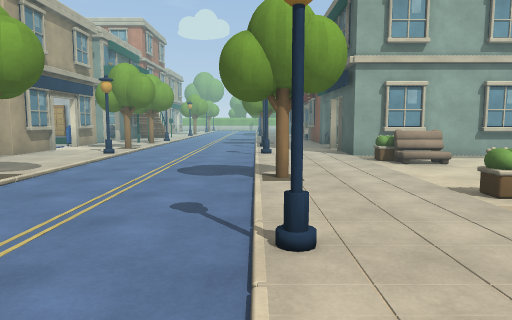
[1] (above)

24 first-person views from a walk through a Unity game level. The camera is 1.5 m above the floor, tilts 6° down and sees 70° across. Doors are open. The floor is counted in squares, 2 m on a side. Each view is taken from the middle of a square. On the plan, view 1 faces up. The plan holds only what a view shows up to about 11 squares ahead; the rest is blank. The place goes on beyond the plan. The player character is not drawn. Some surface patterns are stand-ins.

[2]
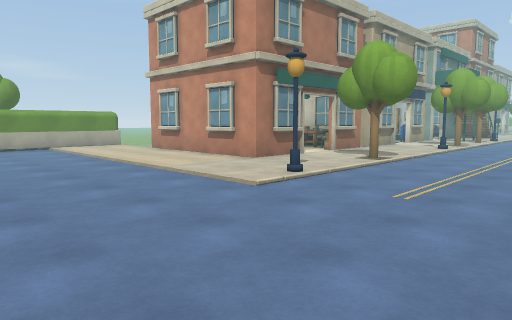

[3]
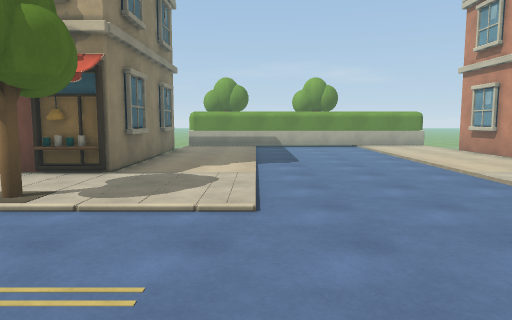

[4]
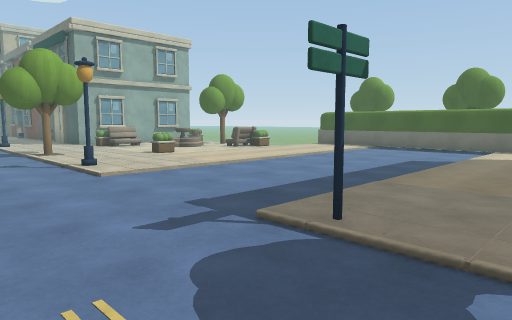

[5]
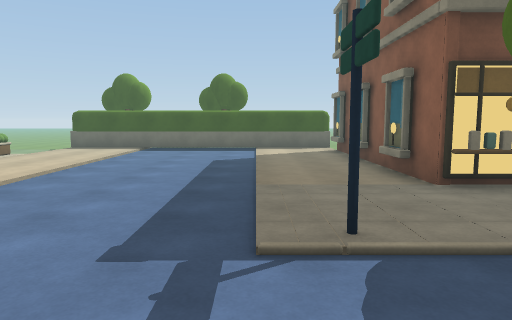

[6]
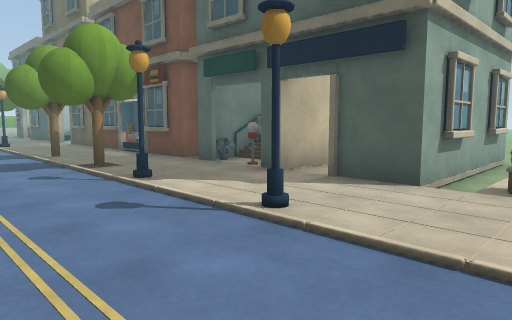

[7]
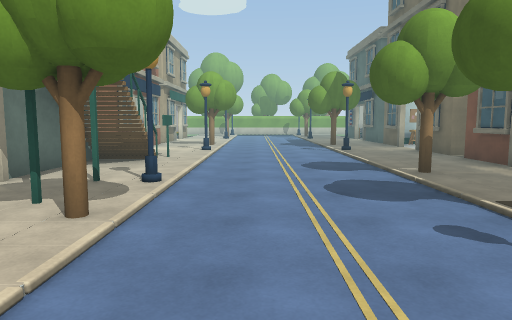

[8]
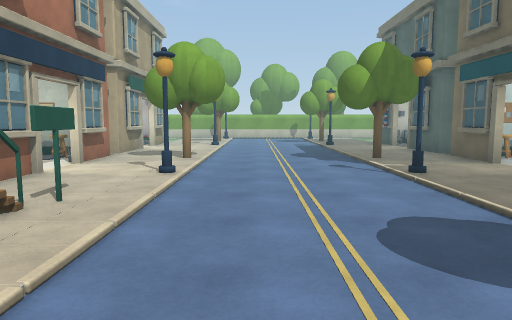

[9]
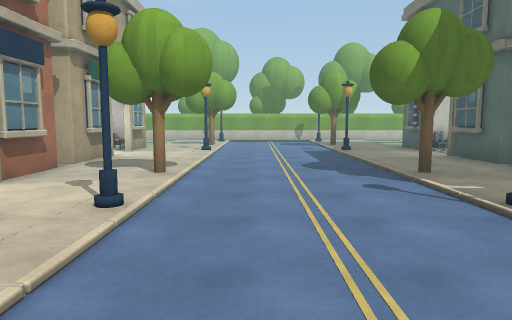

[10]
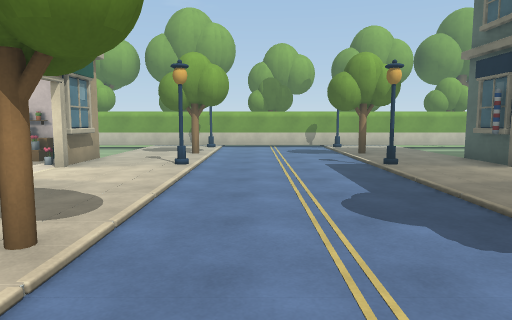

[11]
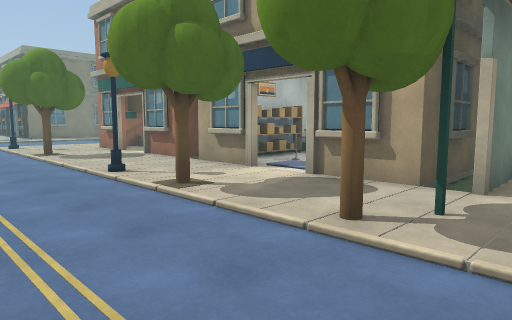

[12]
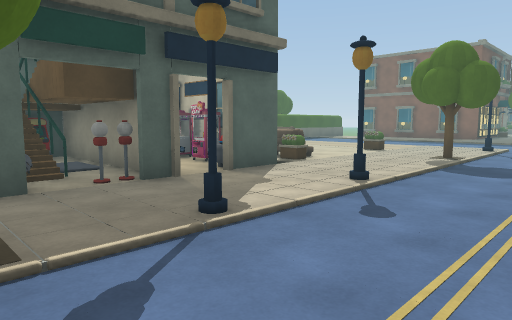

[13]
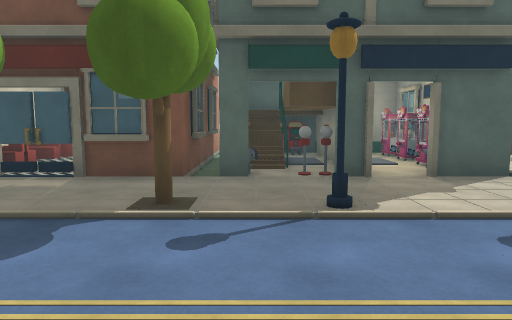

[14]
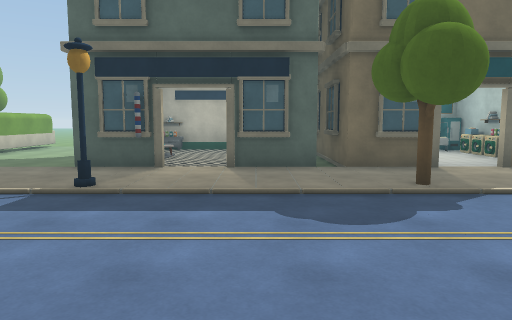

[15]
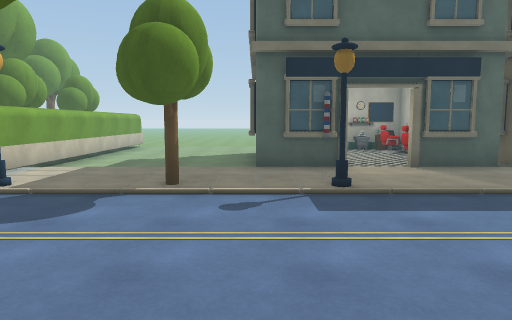

[16]
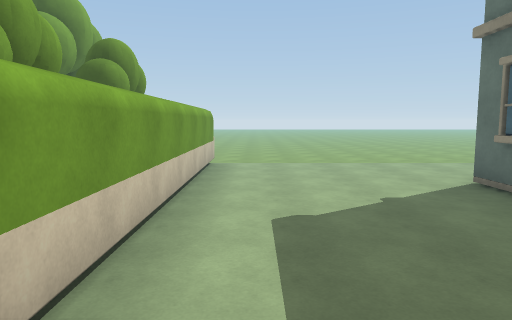

[17]
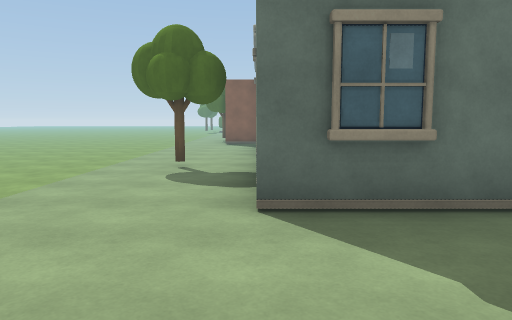

[18]
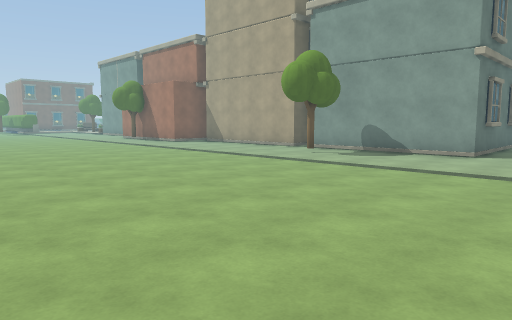

[19]
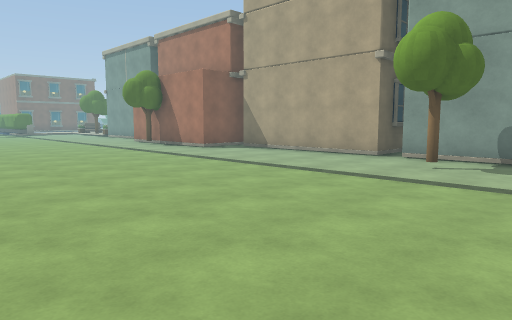

[20]
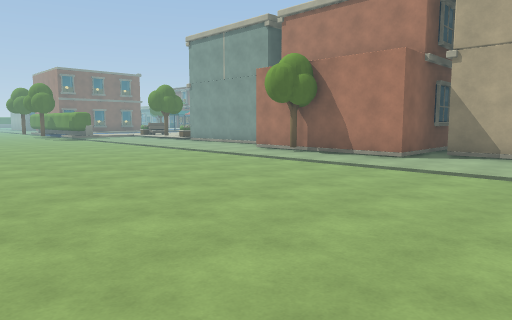

[21]
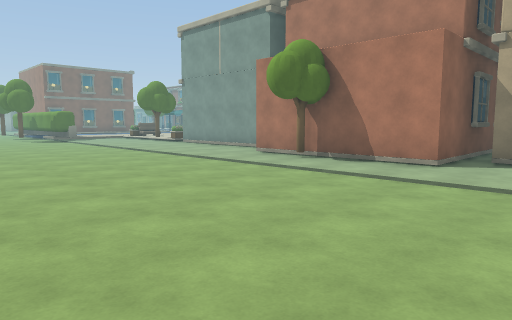

[22]
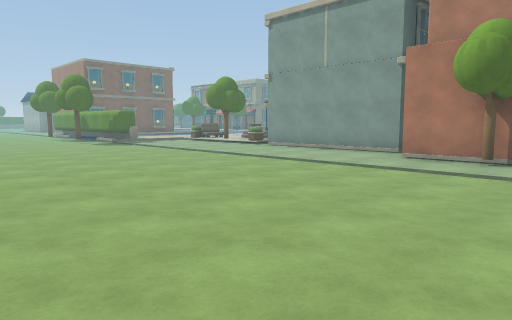

[23]
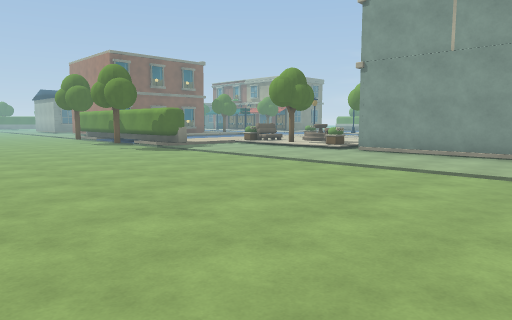

[24]
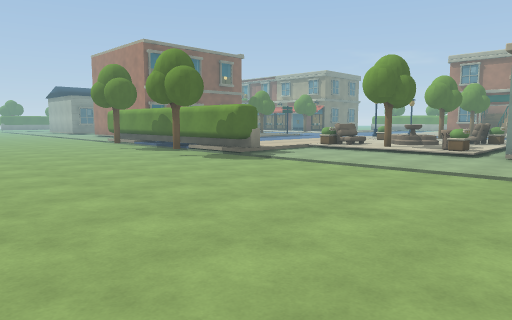

### Floor plan
Key: @ floor where view 1 was taken; # wall or solid block; x gap in a wall; . main floor; - floor 0.25 m lower than the main floor; / step, stairs or slope; D open door; ^ raised ledge; O other object.
Columns run from 11 left of view 1 to 14 right of it. Each row starts with its distance up from view 1.
 30                OO OO
 29     ################----
 28      ./.O..O./......----
 27      ./....../......------
 26       /.O..O./......------
 25     ###......# ###..------
 24     O.#.O..O.O./.#..------
 23       D......D...#..-----
 22       #......#O.OOO.-----
 21       #......#   #..-----
 20       #.O..O.#O ##..-----
 19       D......DO   ..------
 18       D.O..O.D..  ..------
 17       #......# OO#..------
 16       ##.....#  ## .------
 15       #^.....OO ^  .------
 14       #....O.D    O.------
 13      #D#O....      .------
 12      #D#O..O. #^## .------
 11     ## ......OO###..------
 10      OO.O..O.OO###..------
  9     OOD.O....DD  #..------
  8    ^O# .O..O. OOO#..------
  7      O#......x////..------
  6     OO#....../  ./..------
  5       D.O..O.. OO/..-----
  4       #.O..O..   /..-----
  3 //#####.........////-----
  2 #.......O..O.......#O----
  1 #..................#-----
  0 #..........@.......#----
 -1 #..................#O---
 -2 #..................# ---
 -3 #..........#.......#  --
 -4 #/OOOO#.O..O.#######
 -5       #.     #

Positions as (right, up) in squares from view 1, and headings:
1: (0, 0), facing up
2: (0, -2), facing up-left
3: (0, -2), facing left
4: (-2, -4), facing up-right
5: (-2, -2), facing right
6: (-2, 6), facing up-right
7: (-2, 9), facing up
8: (-2, 13), facing up
9: (-2, 15), facing up
10: (-2, 18), facing up
11: (-1, 13), facing down-left
12: (-2, 12), facing down-right
13: (-3, 11), facing right
14: (-4, 22), facing right
15: (-4, 25), facing right
16: (1, 28), facing right
17: (6, 28), facing down
18: (14, 27), facing down-left
19: (13, 24), facing down-left
20: (14, 19), facing down-left
21: (13, 18), facing down-left
22: (14, 15), facing down-left
23: (14, 12), facing down-left
24: (14, 9), facing down-left
